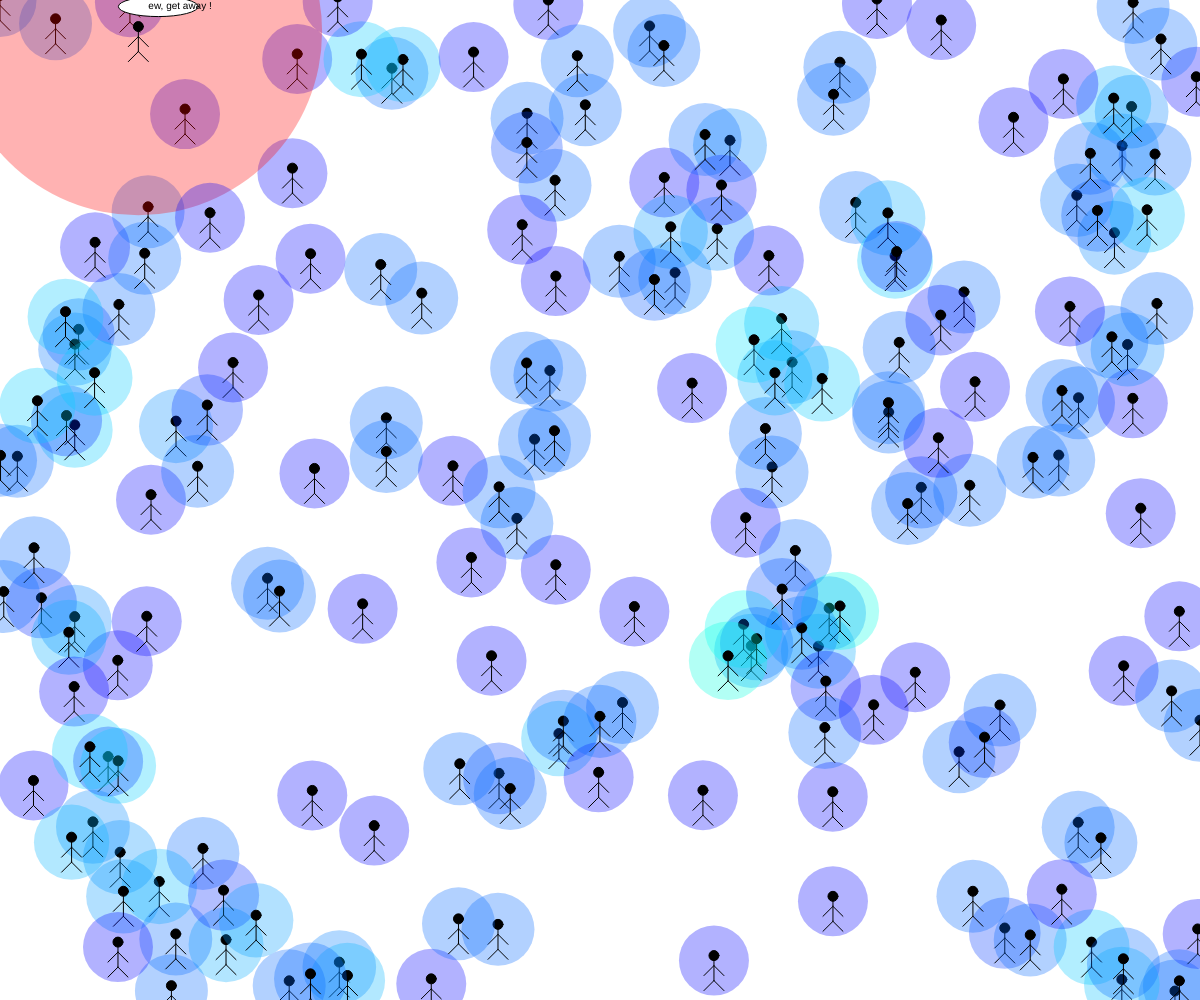
Frame 1 (no input)
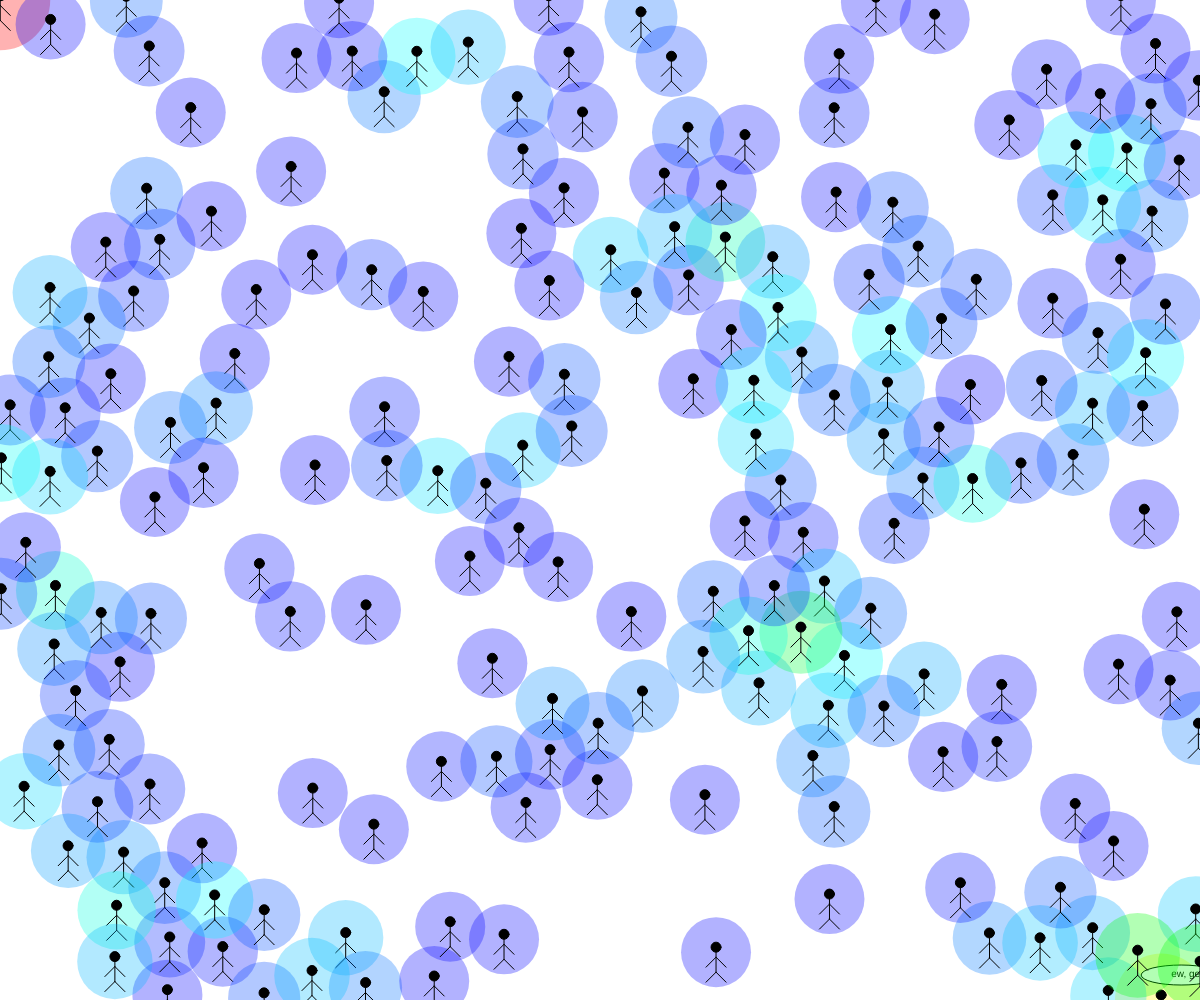
Frame 60 (no input)
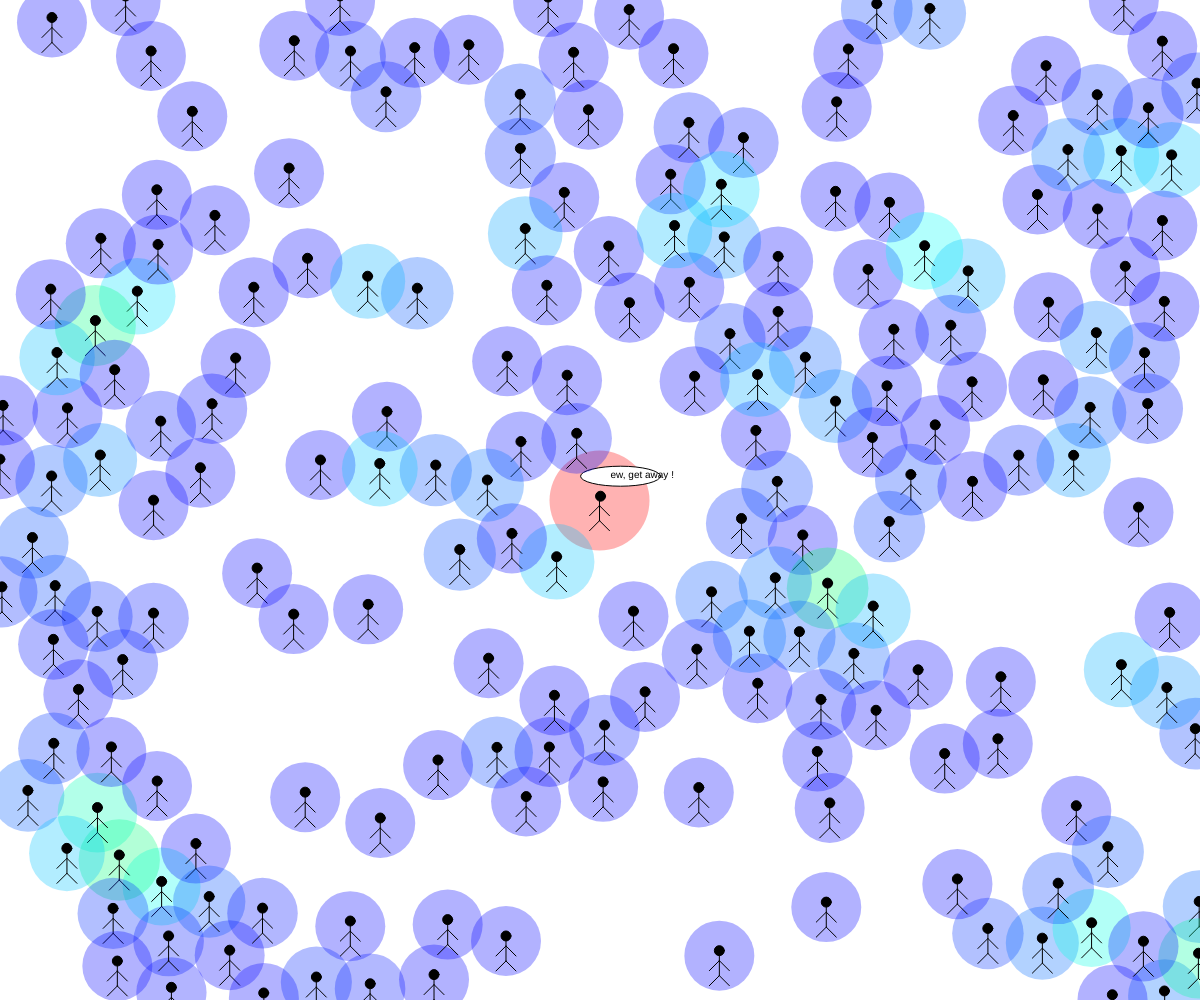
Frame 120 (the mouse pressed at the canvas centre since frame 60)

The p5.js sketch that drew these frames (run headless with seeded random() and noise() and a simulated clock; from frame 60 on, the mouse is pressed at the canvas centre):

// p5.js sketch
// ── sketch.js
let particles = [];
let numParticles = 200;
let minDistance = 50;
let transitionDuration = 0.001; // Duration of the transition in seconds
let bodyTransitionDuration = 0.1;
let spikeInterval = 2000; // Spike interval in milliseconds
let mouseParticle;

function setup() {
  createCanvas(windowWidth, windowHeight);
  colorMode(HSB, 360, 100, 100, 1);
  for (let i = 0; i < numParticles; i++) {
    particles.push(createParticle(random(width), random(height)));
  }
  
  mouseParticle = createParticle(mouseX, mouseY);

  // Set interval for spiking the aura
  setInterval(spikeRandomAura, spikeInterval);
}

function draw() {
  background(255);
  
  // Update the mouse particle position
  mouseParticle.position.x = mouseX;
  mouseParticle.position.y = mouseY;
  
  // Update and draw the mouse particle
  updateParticle(mouseParticle, createVector(0, 1));
  drawParticle(mouseParticle);

  for (let i = 0; i < particles.length; i++) {
    let particle = particles[i];
    let repulsionSum = createVector(0, 0);

    // Check distance from mouse
    let mouseDistance = dist(
      particle.position.x,
      particle.position.y,
      mouseParticle.position.x,
      mouseY
    );
    if (mouseDistance < minDistance) {
      // Calculate repulsion force
      let repelForce = p5.Vector.sub(
        particle.position,
        createVector(mouseX, mouseY)
      );
      repelForce.normalize();
      repelForce.mult(100);
      repulsionSum.add(repelForce);
    }

    // Check distance from other particles
    for (let j = 0; j < particles.length; j++) {
      if (i !== j) {
        let otherParticle = particles[j];
        let particleDistance = dist(
          particle.position.x,
          particle.position.y,
          otherParticle.position.x,
          otherParticle.position.y
        );
        if (particleDistance < minDistance) {
          // Calculate repulsion force
          let repelForce = p5.Vector.sub(
            particle.position,
            otherParticle.position
          );
          repelForce.normalize();
          repelForce.mult(1);
          repulsionSum.add(repelForce);
        }
      }
    }

    updateParticle(particle, repulsionSum)
    drawParticle(particle)
    
  }
}

function updateParticle(particle, repulsionSum) {
  // Update particle position
    particle.position.add(repulsionSum);
    particle.position.x += random(-1, 1);
    particle.position.y += random(-1, 1);

    // Keep particles within canvas bounds
    particle.position.x = constrain(particle.position.x, 0, width);
    particle.position.y = constrain(particle.position.y, 0, height);

    // Calculate target color and size based on repulsion force magnitude
    particle.targetHue = map(repulsionSum.mag(), 0, 1, 240, 0);
    particle.targetAuraSize = map(repulsionSum.mag(), 0, 1, 70, 100);

    // Calculate target head and body positions based on repulsion force
    let targetHeadOffset = p5.Vector.mult(repulsionSum.normalize(), 5);
    particle.targetHeadPosition = p5.Vector.add(
      particle.headPosition,
      targetHeadOffset
    );
    particle.targetBodyPosition = p5.Vector.add(
      particle.bodyPosition,
      repulsionSum
    );

    // Smoothly transition to the target color, size, and positions
    particle.hue = lerp(
      particle.hue,
      particle.targetHue,
      bodyTransitionDuration
    );
    particle.auraSize = lerp(
      particle.auraSize,
      particle.targetAuraSize,
      bodyTransitionDuration
    );
    particle.headPosition = p5.Vector.slerp(
      particle.headPosition,
      particle.targetHeadPosition,
      transitionDuration
    );
    particle.bodyPosition = p5.Vector.slerp(
      particle.bodyPosition,
      particle.targetBodyPosition,
      transitionDuration
    );
}


function createParticle(x, y) {
  return {
    position: createVector(x, y),
    hue: 240,
    auraSize: 70,
    targetHue: 240,
    targetAuraSize: 70,
    headPosition: createVector(0, -5),
    targetHeadPosition: createVector(0, -5),
    bodyPosition: createVector(0, 0),
    targetBodyPosition: createVector(0, 0),
  };
}

function drawParticle(particle) {
  // Draw particle as a human-like shape
    push();
    translate(particle.position.x, particle.position.y);

    // Draw aura around the individual
    noStroke();
    fill(particle.hue, 100, 100, 0.3);
    ellipse(0, 0, particle.auraSize);

    // Draw body
    stroke(0);
    fill(0);
    line(
      particle.bodyPosition.x,
      particle.bodyPosition.y,
      particle.bodyPosition.x,
      particle.bodyPosition.y + 20
    ); // Body
    line(
      particle.bodyPosition.x,
      particle.bodyPosition.y + 5,
      particle.bodyPosition.x - 10,
      particle.bodyPosition.y + 15
    ); // Left arm
    line(
      particle.bodyPosition.x,
      particle.bodyPosition.y + 5,
      particle.bodyPosition.x + 10,
      particle.bodyPosition.y + 15
    ); // Right arm
    line(
      particle.bodyPosition.x,
      particle.bodyPosition.y + 20,
      particle.bodyPosition.x - 10,
      particle.bodyPosition.y + 30
    ); // Left leg
    line(
      particle.bodyPosition.x,
      particle.bodyPosition.y + 20,
      particle.bodyPosition.x + 10,
      particle.bodyPosition.y + 30
    ); // Right leg

    // Draw head
    ellipse(particle.headPosition.x, particle.headPosition.y, 10, 10);

    // Draw speech bubble with "ew, get away" text if aura size is between 50% and 100% of its maximum
    if (particle.auraSize >= 85) {
      fill(255);
      stroke(0);
      ellipse(
        particle.headPosition.x + 20,
        particle.headPosition.y - 20,
        80,
        20
      );
      noStroke();
      fill(0);
      textSize(10);
      text(
        "ew, get away !",
        particle.headPosition.x + 10,
        particle.headPosition.y - 18
      );
    }

    pop();
}

function spikeRandomAura() {
  if (particles.length > 0) {
    let randomIndex = floor(random(particles.length));
    particles[randomIndex].targetAuraSize += 100;
  }
}
